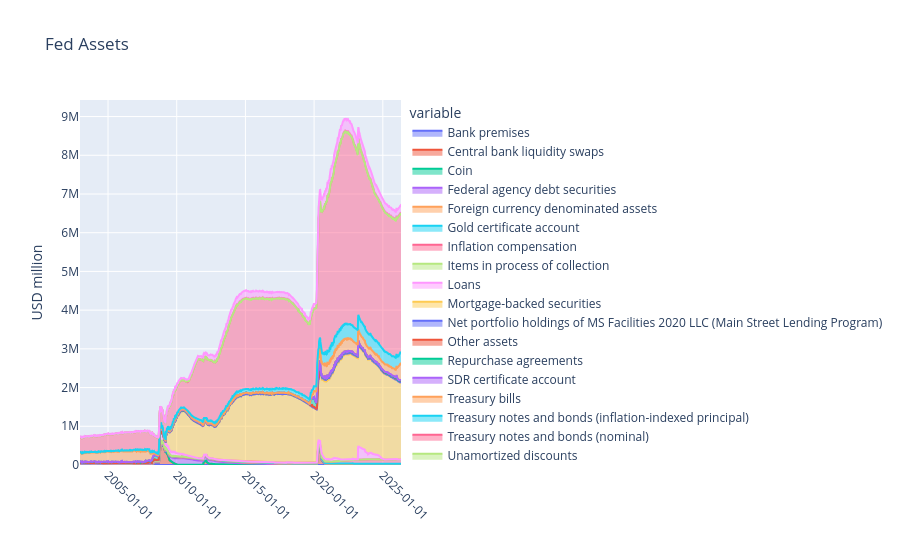

Source (notebook cell):
### Code cell
import plotly.express as px

asset_wide = (
    df_asset
    .pivot(index='datetime', columns='ind', values='actual')
    .sort_index()
    .reset_index()
)

fig = px.area(
    asset_wide,
    x='datetime',
    y=[c for c in asset_wide.columns if c != 'datetime'],
    title='Fed Assets'
)

fig.update_xaxes(
    title='',
    # dtick=7 * 24 * 60 * 60 * 1000,
    tickformat='%Y-%m-%d',
    tickangle=45
)

fig.update_yaxes(title='USD million')
# fig.update_xaxes(title='')
fig.show()

### Figure 1 — Plotly figure (JSON) as saved in the notebook; plotly's stock layout.template omitted (floating-point values rounded to 4 significant figures; data arrays with more than 128 entries replaced by an {"elided": "..."} marker saying what was removed)
{"data": [{"fillpattern": {"shape": ""}, "hovertemplate": "variable=Bank premises<br>datetime=%{x}<br>value=%{y}<extra></extra>", "legendgroup": "Bank premises", "line": {"color": "#636efa"}, "marker": {"symbol": "circle"}, "mode": "lines", "name": "Bank premises", "orientation": "v", "showlegend": true, "stackgroup": "1", "type": "scatter", "x": {"elided": "1220 str values"}, "xaxis": "x", "y": {"elided": "1220 float values"}, "yaxis": "y"}, {"fillpattern": {"shape": ""}, "hovertemplate": "variable=Central bank liquidity swaps<br>datetime=%{x}<br>value=%{y}<extra></extra>", "legendgroup": "Central bank liquidity swaps", "line": {"color": "#EF553B"}, "marker": {"symbol": "circle"}, "mode": "lines", "name": "Central bank liquidity swaps", "orientation": "v", "showlegend": true, "stackgroup": "1", "type": "scatter", "x": {"elided": "1220 str values"}, "xaxis": "x", "y": {"elided": "1220 float values"}, "yaxis": "y"}, {"fillpattern": {"shape": ""}, "hovertemplate": "variable=Coin<br>datetime=%{x}<br>value=%{y}<extra></extra>", "legendgroup": "Coin", "line": {"color": "#00cc96"}, "marker": {"symbol": "circle"}, "mode": "lines", "name": "Coin", "orientation": "v", "showlegend": true, "stackgroup": "1", "type": "scatter", "x": {"elided": "1220 str values"}, "xaxis": "x", "y": {"elided": "1220 float values"}, "yaxis": "y"}, {"fillpattern": {"shape": ""}, "hovertemplate": "variable=Federal agency debt securities<br>datetime=%{x}<br>value=%{y}<extra></extra>", "legendgroup": "Federal agency debt securities", "line": {"color": "#ab63fa"}, "marker": {"symbol": "circle"}, "mode": "lines", "name": "Federal agency debt securities", "orientation": "v", "showlegend": true, "stackgroup": "1", "type": "scatter", "x": {"elided": "1220 str values"}, "xaxis": "x", "y": {"elided": "1220 float values"}, "yaxis": "y"}, {"fillpattern": {"shape": ""}, "hovertemplate": "variable=Foreign currency denominated assets<br>datetime=%{x}<br>value=%{y}<extra></extra>", "legendgroup": "Foreign currency denominated assets", "line": {"color": "#FFA15A"}, "marker": {"symbol": "circle"}, "mode": "lines", "name": "Foreign currency denominated assets", "orientation": "v", "showlegend": true, "stackgroup": "1", "type": "scatter", "x": {"elided": "1220 str values"}, "xaxis": "x", "y": {"elided": "1220 float values"}, "yaxis": "y"}, {"fillpattern": {"shape": ""}, "hovertemplate": "variable=Gold certificate account<br>datetime=%{x}<br>value=%{y}<extra></extra>", "legendgroup": "Gold certificate account", "line": {"color": "#19d3f3"}, "marker": {"symbol": "circle"}, "mode": "lines", "name": "Gold certificate account", "orientation": "v", "showlegend": true, "stackgroup": "1", "type": "scatter", "x": {"elided": "1220 str values"}, "xaxis": "x", "y": {"elided": "1220 float values"}, "yaxis": "y"}, {"fillpattern": {"shape": ""}, "hovertemplate": "variable=Inflation compensation<br>datetime=%{x}<br>value=%{y}<extra></extra>", "legendgroup": "Inflation compensation", "line": {"color": "#FF6692"}, "marker": {"symbol": "circle"}, "mode": "lines", "name": "Inflation compensation", "orientation": "v", "showlegend": true, "stackgroup": "1", "type": "scatter", "x": {"elided": "1220 str values"}, "xaxis": "x", "y": {"elided": "1220 float values"}, "yaxis": "y"}, {"fillpattern": {"shape": ""}, "hovertemplate": "variable=Items in process of collection<br>datetime=%{x}<br>value=%{y}<extra></extra>", "legendgroup": "Items in process of collection", "line": {"color": "#B6E880"}, "marker": {"symbol": "circle"}, "mode": "lines", "name": "Items in process of collection", "orientation": "v", "showlegend": true, "stackgroup": "1", "type": "scatter", "x": {"elided": "1220 str values"}, "xaxis": "x", "y": {"elided": "1220 float values"}, "yaxis": "y"}, {"fillpattern": {"shape": ""}, "hovertemplate": "variable=Loans<br>datetime=%{x}<br>value=%{y}<extra></extra>", "legendgroup": "Loans", "line": {"color": "#FF97FF"}, "marker": {"symbol": "circle"}, "mode": "lines", "name": "Loans", "orientation": "v", "showlegend": true, "stackgroup": "1", "type": "scatter", "x": {"elided": "1220 str values"}, "xaxis": "x", "y": {"elided": "1220 float values"}, "yaxis": "y"}, {"fillpattern": {"shape": ""}, "hovertemplate": "variable=Mortgage-backed securities<br>datetime=%{x}<br>value=%{y}<extra></extra>", "legendgroup": "Mortgage-backed securities", "line": {"color": "#FECB52"}, "marker": {"symbol": "circle"}, "mode": "lines", "name": "Mortgage-backed securities", "orientation": "v", "showlegend": true, "stackgroup": "1", "type": "scatter", "x": {"elided": "1220 str values"}, "xaxis": "x", "y": {"elided": "1220 float values"}, "yaxis": "y"}, {"fillpattern": {"shape": ""}, "hovertemplate": "variable=Net portfolio holdings of MS Facilities 2020 LLC (Main Street Lending Program)<br>datetime=%{x}<br>value=%{y}<extra></extra>", "legendgroup": "Net portfolio holdings of MS Facilities 2020 LLC (Main Street Lending Program)", "line": {"color": "#636efa"}, "marker": {"symbol": "circle"}, "mode": "lines", "name": "Net portfolio holdings of MS Facilities 2020 LLC (Main Street Lending Program)", "orientation": "v", "showlegend": true, "stackgroup": "1", "type": "scatter", "x": {"elided": "1220 str values"}, "xaxis": "x", "y": {"elided": "1220 float values"}, "yaxis": "y"}, {"fillpattern": {"shape": ""}, "hovertemplate": "variable=Other assets<br>datetime=%{x}<br>value=%{y}<extra></extra>", "legendgroup": "Other assets", "line": {"color": "#EF553B"}, "marker": {"symbol": "circle"}, "mode": "lines", "name": "Other assets", "orientation": "v", "showlegend": true, "stackgroup": "1", "type": "scatter", "x": {"elided": "1220 str values"}, "xaxis": "x", "y": {"elided": "1220 float values"}, "yaxis": "y"}, {"fillpattern": {"shape": ""}, "hovertemplate": "variable=Repurchase agreements<br>datetime=%{x}<br>value=%{y}<extra></extra>", "legendgroup": "Repurchase agreements", "line": {"color": "#00cc96"}, "marker": {"symbol": "circle"}, "mode": "lines", "name": "Repurchase agreements", "orientation": "v", "showlegend": true, "stackgroup": "1", "type": "scatter", "x": {"elided": "1220 str values"}, "xaxis": "x", "y": {"elided": "1220 float values"}, "yaxis": "y"}, {"fillpattern": {"shape": ""}, "hovertemplate": "variable=SDR certificate account<br>datetime=%{x}<br>value=%{y}<extra></extra>", "legendgroup": "SDR certificate account", "line": {"color": "#ab63fa"}, "marker": {"symbol": "circle"}, "mode": "lines", "name": "SDR certificate account", "orientation": "v", "showlegend": true, "stackgroup": "1", "type": "scatter", "x": {"elided": "1220 str values"}, "xaxis": "x", "y": {"elided": "1220 float values"}, "yaxis": "y"}, {"fillpattern": {"shape": ""}, "hovertemplate": "variable=Treasury bills<br>datetime=%{x}<br>value=%{y}<extra></extra>", "legendgroup": "Treasury bills", "line": {"color": "#FFA15A"}, "marker": {"symbol": "circle"}, "mode": "lines", "name": "Treasury bills", "orientation": "v", "showlegend": true, "stackgroup": "1", "type": "scatter", "x": {"elided": "1220 str values"}, "xaxis": "x", "y": {"elided": "1220 float values"}, "yaxis": "y"}, {"fillpattern": {"shape": ""}, "hovertemplate": "variable=Treasury notes and bonds (inflation-indexed principal)<br>datetime=%{x}<br>value=%{y}<extra></extra>", "legendgroup": "Treasury notes and bonds (inflation-indexed principal)", "line": {"color": "#19d3f3"}, "marker": {"symbol": "circle"}, "mode": "lines", "name": "Treasury notes and bonds (inflation-indexed principal)", "orientation": "v", "showlegend": true, "stackgroup": "1", "type": "scatter", "x": {"elided": "1220 str values"}, "xaxis": "x", "y": {"elided": "1220 float values"}, "yaxis": "y"}, {"fillpattern": {"shape": ""}, "hovertemplate": "variable=Treasury notes and bonds (nominal)<br>datetime=%{x}<br>value=%{y}<extra></extra>", "legendgroup": "Treasury notes and bonds (nominal)", "line": {"color": "#FF6692"}, "marker": {"symbol": "circle"}, "mode": "lines", "name": "Treasury notes and bonds (nominal)", "orientation": "v", "showlegend": true, "stackgroup": "1", "type": "scatter", "x": {"elided": "1220 str values"}, "xaxis": "x", "y": {"elided": "1220 float values"}, "yaxis": "y"}, {"fillpattern": {"shape": ""}, "hovertemplate": "variable=Unamortized discounts<br>datetime=%{x}<br>value=%{y}<extra></extra>", "legendgroup": "Unamortized discounts", "line": {"color": "#B6E880"}, "marker": {"symbol": "circle"}, "mode": "lines", "name": "Unamortized discounts", "orientation": "v", "showlegend": true, "stackgroup": "1", "type": "scatter", "x": {"elided": "1220 str values"}, "xaxis": "x", "y": {"elided": "1220 float values"}, "yaxis": "y"}, {"fillpattern": {"shape": ""}, "hovertemplate": "variable=Unamortized premiums<br>datetime=%{x}<br>value=%{y}<extra></extra>", "legendgroup": "Unamortized premiums", "line": {"color": "#FF97FF"}, "marker": {"symbol": "circle"}, "mode": "lines", "name": "Unamortized premiums", "orientation": "v", "showlegend": true, "stackgroup": "1", "type": "scatter", "x": {"elided": "1220 str values"}, "xaxis": "x", "y": {"elided": "1220 float values"}, "yaxis": "y"}], "layout": {"legend": {"title": {"text": "variable"}, "tracegroupgap": 0}, "title": {"text": "Fed Assets"}, "xaxis": {"anchor": "y", "domain": [0, 1], "tickangle": 45, "tickformat": "%Y-%m-%d", "title": {"text": ""}}, "yaxis": {"anchor": "x", "domain": [0, 1], "title": {"text": "USD million"}}}}
